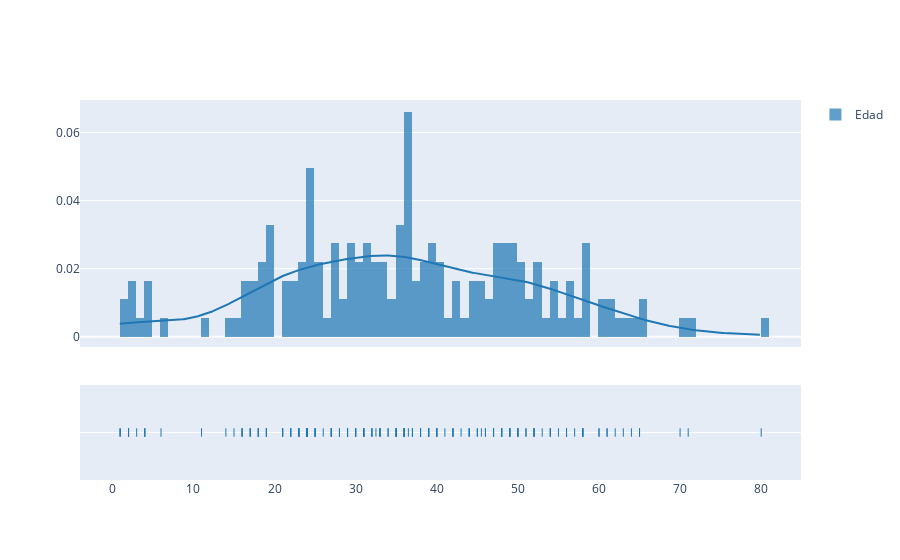

Notebook cell for this chart:
### Code cell
fig = ff.create_distplot(hist_data, labels)
fig.show()

### Figure 1 — Plotly figure (JSON) as saved in the notebook; plotly's stock layout.template omitted (floating-point values rounded to 4 significant figures; data arrays with more than 128 entries replaced by an {"elided": "..."} marker saying what was removed)
{"data": [{"autobinx": false, "histnorm": "probability density", "legendgroup": "Edad", "marker": {"color": "rgb(31, 119, 180)"}, "name": "Edad", "opacity": 0.7, "type": "histogram", "x": {"elided": "182 float values"}, "xaxis": "x", "xbins": {"end": 80, "size": 1, "start": 0.92}, "yaxis": "y"}, {"legendgroup": "Edad", "marker": {"color": "rgb(31, 119, 180)"}, "mode": "lines", "name": "Edad", "showlegend": false, "type": "scatter", "x": {"elided": "500 float values"}, "xaxis": "x", "y": {"elided": "500 float values"}, "yaxis": "y"}, {"legendgroup": "Edad", "marker": {"color": "rgb(31, 119, 180)", "symbol": "line-ns-open"}, "mode": "markers", "name": "Edad", "showlegend": false, "type": "scatter", "x": {"elided": "182 float values"}, "xaxis": "x", "y": {"elided": "182 str values"}, "yaxis": "y2"}], "layout": {"barmode": "overlay", "hovermode": "closest", "legend": {"traceorder": "reversed"}, "xaxis": {"anchor": "y2", "domain": [0, 1], "zeroline": false}, "yaxis": {"anchor": "free", "domain": [0.35, 1], "position": 0}, "yaxis2": {"anchor": "x", "domain": [0, 0.25], "dtick": 1, "showticklabels": false}}}
